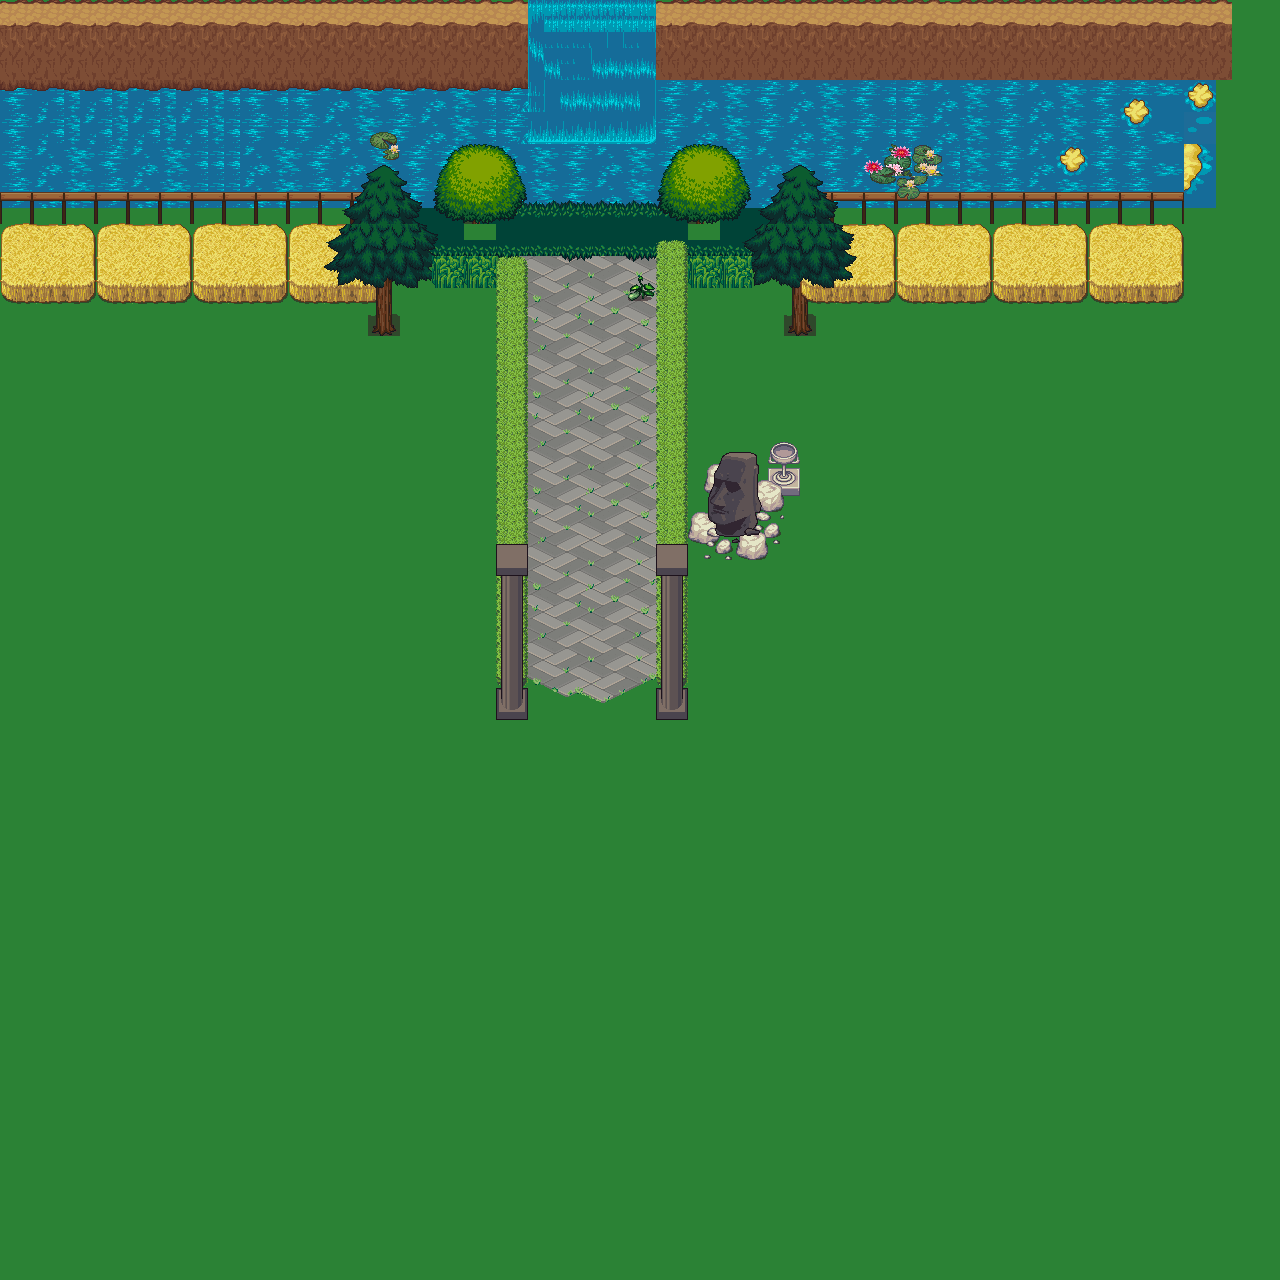

Rendered tile map (Tiled .tmx) drawn with the repository's tilesets; below, a short description and the map source with its tile grids summarised:
An orthogonal 80x80 tile map with 16x16 px tiles, 4 tile layers (Layer1, Layer2, ObjLayer, ObjLayer).

<map version="1.0" tiledversion="1.1.4" orientation="orthogonal" renderorder="right-down" width="80" height="80" tilewidth="16" tileheight="16" infinite="0" nextobjectid="1">
 <tileset firstgid="1" name="terrain_atlas" tilewidth="32" tileheight="32" tilecount="1024" columns="32">
  <image source="terrain_atlas.png" width="1024" height="1024" />
 </tileset>
 <layer name="Layer1" width="80" height="80">
  <data>[6400 cells, 6400 non-empty, 13 distinct tile ids]</data>
 </layer>
 <layer name="Layer2" width="80" height="80">
  <data>[6400 cells, 537 non-empty, 55 distinct tile ids]</data>
 </layer>
 <layer name="ObjLayer" width="80" height="80">
  <data>[6400 cells, 140 non-empty, 46 distinct tile ids]</data>
 </layer>
 <layer name="ObjLayer" width="80" height="80">
  <data>[6400 cells, 40 non-empty, 11 distinct tile ids]</data>
 </layer>
</map>
